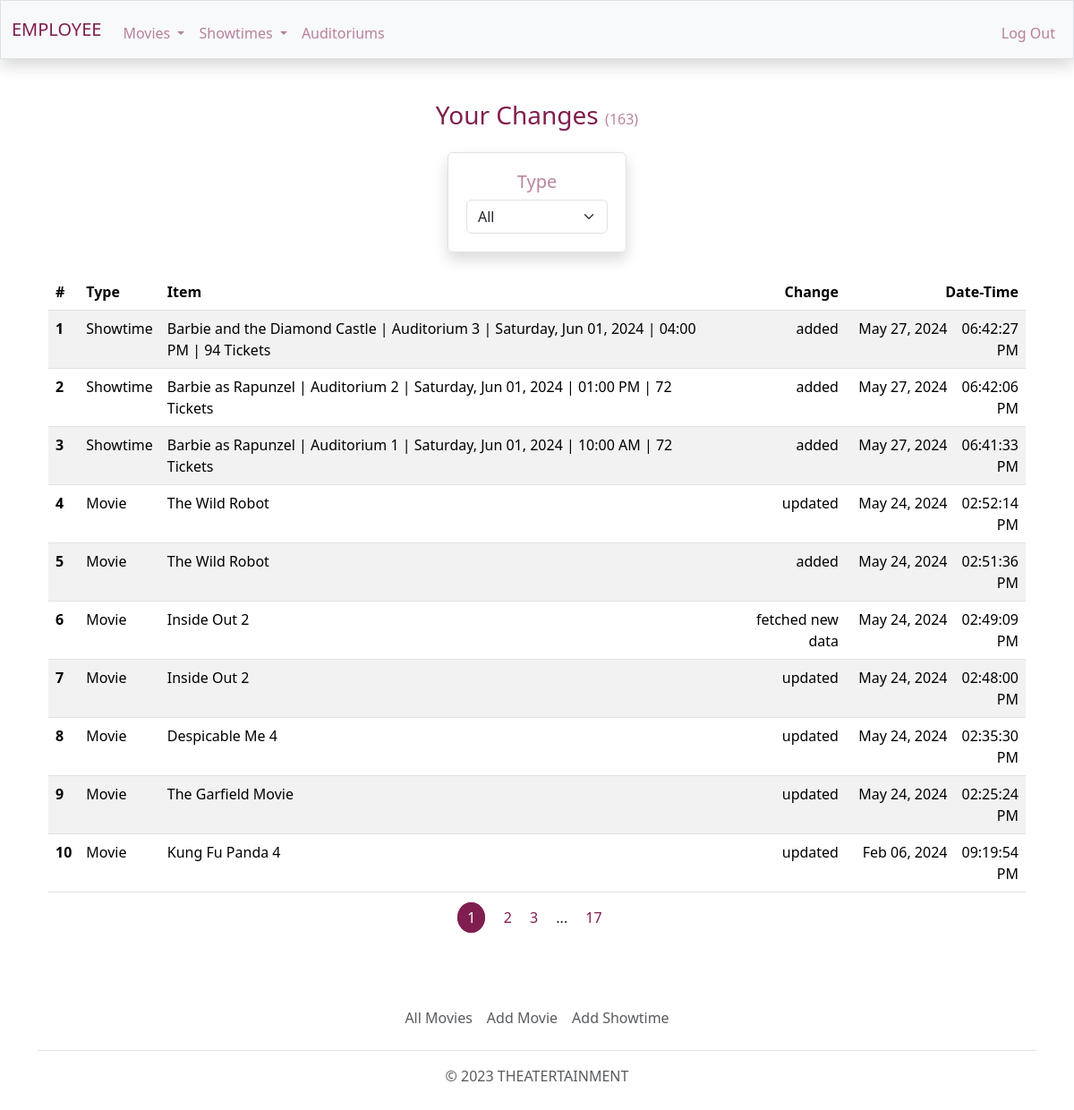
The page /employee/home (signed in) on the database its author committed.
### theatert/models.py (models this page shows, shortened)
class Change(db.Model):
    id = db.Column(db.Integer, primary_key=True)
    action = db.Column(db.String(10), nullable=False)
    table_name = db.Column(db.String(10), nullable=False)
    data_id = db.Column(db.Integer, nullable=False)
    date = db.Column(db.DateTime, nullable=False, default=datetime.utcnow)
    employee_id = db.Column(db.Integer, db.ForeignKey('employee.id'), nullable=False)

class Movie(db.Model):
    id = db.Column(db.Integer, primary_key=True)
    tmdb_id = db.Column(db.Integer, unique=True, nullable=False)
    title = db.Column(db.String, nullable=False)
    route = db.Column(db.String, unique=True, nullable=False)
    status = db.Column(db.String)
    overview = db.Column(db.String)
    release_date = db.Column(db.DateTime)
    runtime = db.Column(db.Integer)
    tagline = db.Column(db.String)
    rating = db.Column(db.String)
    poster_path = db.Column(db.String)
    backdrop_path = db.Column(db.String)
    trailer_path = db.Column(db.String)
    active = db.Column(db.Boolean, default=False, nullable=False)
    deleted = db.Column(db.Boolean, default=False, nullable=False)
    genres = db.relationship('Genre', secondary=genres, lazy='subquery',
                             backref=db.backref('movies', lazy=True)) # Can have many genres
    screenings = db.relationship('Screening', backref='movie', lazy=True) # Can have many screenings

### theatert/users/employees/routes.py (the view)
@employees.route('/')
@employees.route('/home')
def home():
    if not current_user.is_authenticated:
        return redirect(url_for('users.home'))
    else:
        if current_user.role == 'MEMBER':
            return redirect(url_for('users.home'))
        page = request.args.get('page', 1, type=int)
        type = request.args.get('type', 1, type=int)
        if type == 2:
            data = Change.query.filter_by(employee_id = current_user.id, table_name='movie')\
                .order_by(Change.date.desc())
        elif type == 3:
            data = Change.query.filter_by(employee_id = current_user.id, table_name='screening')\
                .order_by(Change.date.desc())
        else:
            data = Change.query.filter_by(employee_id = current_user.id)\
                .order_by(Change.date.desc())
        total = data.count()
        data = data.paginate(page=page, per_page=10)
        changes = []
        for c in data.items:
            if c.table_name == 'movie':
                temp = {'change' : c.action,
                        'table_name' : 'Movie',
                        'date_time' : c.date - datetime.timedelta(hours=5),
                        'item': Movie.query.filter_by(id = c.data_id).first().title}
                changes.append(temp)
            elif c.table_name == 'screening':
                s = Screening.query.join(Movie).join(Auditorium) \
                    .filter(Screening.id.is_(c.data_id)).first()
                seats_total = Seat.query.filter(
                            db.and_(
                                Seat.auditorium_id.is_(s.auditorium.id),
                                Seat.seat_type.is_not('empty'))).count()
                temp = {'change' : c.action,
                        'table_name' : 'Showtime',
                        'date_time': c.date - datetime.timedelta(hours=5),
                        'item': f'{s.movie.title} | Auditorium {s.auditorium.id} \
                        | {s.start_datetime.strftime("%A, %b %d, %Y")} \
                        | {s.start_datetime.strftime(" %I:%M %p")} \
                        | {seats_total} Tickets'
                }
                changes.append(temp)
    return render_template('employee/home.html', changes=changes, data=data, total=total, type=type)

### theatert/models.py (called while the page is built)
@login_manager.user_loader
def load_user(user_id):
    return User.query.get(int(user_id))

### theatert/templates/employee/home.html (shortened to what this page needs)
{% extends "employee/layout.html" %}
{% block main %}
    {% if changes|length == 0 %}
        <h6 class="text-body-secondary my-4">You have made no changes to the database.</h6>
    {% else %}
        <h3 class="color-dark mb-2">Your Changes <span class="my-small color-light">({{ total }})</span></h3>
        <div class="border container cont-5 rounded shadow mb-4">
            <h5 class="color-light">Type</h5>
            <select class="form-select" id="select-link">
                {% if type == 2 %}
                    <option value="{{ url_for('employees.home', type=2) }}">Movies</option>
                    <option value="{{ url_for('employees.home', type=3) }}">Showtimes</option>
                    <option value="{{ url_for('employees.home', type=1) }}">All</option>
                {% elif type == 3 %}
                    <option value="{{ url_for('employees.home', type=3) }}">Showtimes</option>
                    <option value="{{ url_for('employees.home', type=2) }}">Movies</option>
                    <option value="{{ url_for('employees.home', type=1) }}">All</option>
                {% else %}
                    <option value="{{ url_for('employees.home', type=1) }}">All</option>
                {% endif %}
            </select>
        </div>
        <div class="table-responsive-xl">
            <table class="table table-striped">
                <thead>
                    <tr>
                        <th class="text-start">#</th>
                        <th class="text-start">Type</th>
                        <th class="text-start">Item</th>
                        <th class="text-end">Change</th>
                        <th class="text-end">Date-Time</th>
                    </tr>
                </thead>
                <tbody>
                    {% for c in changes %}
                        <tr>
                            <th class="text-start">{{ loop.index }}</th>
                            <td class="text-start">{{ c['table_name'] }}</td>
                            <td class="text-start">{{ c['item'] }}</td>
                            <td class="text-end">{{ c['change'] }}</td>
                            <td class="text-end">{{ c['date_time'].strftime("%b %d, %Y") }}&emsp;{{ c['date_time'].strftime("%I:%M:%S %p") }}</td>
                        </tr>
                    {% endfor %}
                </tbody>
            </table>
        </div>
        {% for pg_num in data.iter_pages(left_edge=1, right_edge=1, left_current=1, right_current=2) %}
            {% if pg_num %}
                {% if data.page == pg_num %}
                    <a class="page-current me-3" href="{{ url_for('employees.home', type=type, page=pg_num) }}">{{ pg_num }}</a>
                {% else %}
                    <a class="page me-3" href="{{ url_for('employees.home', type=type, page=pg_num) }}">{{ pg_num }}</a>
                {% endif %}
            {% else %}
                <span class="me-3">...</span>
            {% endif %}
        {% endfor %}
    {% endif %}
{% endblock %}

### theatert/static/css/main.css (style rules this page uses)
a { text-decoration: none; color: inherit; }
.cont-1, .cont-2, .cont-3, .cont-4, .cont-5, .cont-6, .cont-7 { border-radius: 25px; margin-top: 3vh; padding: 20px; width: 70vw; }
.cont-5 { width: 200px; }
.my-small { font-size: medium; }

### rows shown on the page
Change: table_name "Showtime", item "Barbie and the Diamond Castle | Auditorium 3 | Saturday, Jun 01, 2024 | 04:00 PM | 94 Tickets", change "added", date_time "May 27, 2024", date_time "06:42:27 PM"
Change: table_name "Showtime", item "Barbie as Rapunzel | Auditorium 2 | Saturday, Jun 01, 2024 | 01:00 PM | 72 Tickets", change "added", date_time "May 27, 2024", date_time "06:42:06 PM"
Change: table_name "Showtime", item "Barbie as Rapunzel | Auditorium 1 | Saturday, Jun 01, 2024 | 10:00 AM | 72 Tickets", change "added", date_time "May 27, 2024", date_time "06:41:33 PM"
Movie: item "The Wild Robot" "The Wild Robot"
Change: change "updated"
Change: change "added"
Movie: item "Inside Out 2" "Inside Out 2"
Change: change "fetched new data"
Change: change "updated"
Movie: item "Despicable Me 4"
Change: change "updated"
Movie: item "The Garfield Movie"
Change: change "updated"
Movie: item "Kung Fu Panda 4"
Change: change "updated"

### other values the page prints
{{ total }} "163"
{{ c['table_name'] }} "Movie" "Movie" "Movie" "Movie" "Movie" "Movie" "Movie"
{{ c['date_time'].strftime("%b %d, %Y") }} "May 24, 2024" "May 24, 2024" "May 24, 2024" "May 24, 2024" "May 24, 2024" "May 24, 2024" "Feb 06, 2024"
{{ c['date_time'].strftime("%I:%M:%S %p") }} "02:52:14 PM" "02:51:36 PM" "02:49:09 PM" "02:48:00 PM" "02:35:30 PM" "02:25:24 PM" "09:19:54 PM"
{{ pg_num }} "1"
{{ pg_num }} "2" "3" "17"
